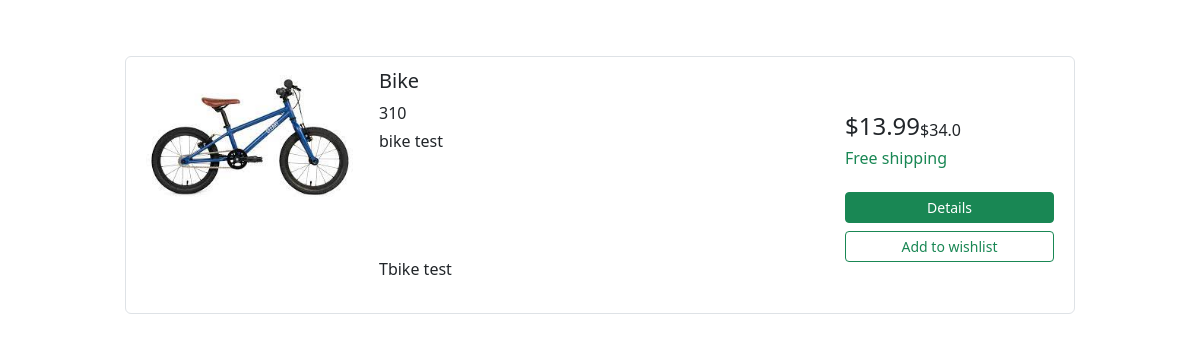
The page /search?category=2 on the database as committed earlier.
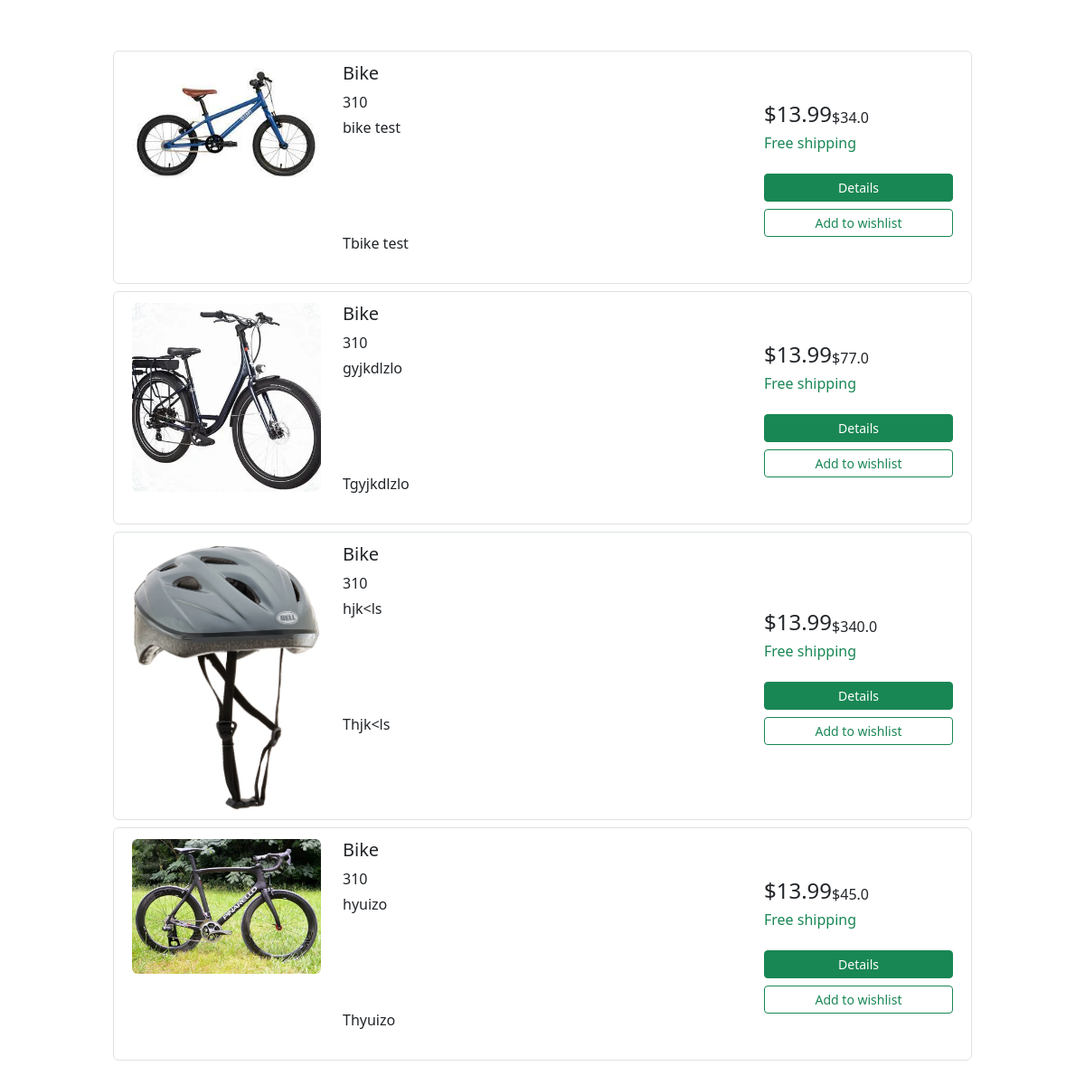
The same page on the database as committed later.
### products/models.py (models this page shows)
class Product(models.Model):
    owner = models.ForeignKey(SellerProfile, on_delete=models.CASCADE, default='')
    product_name = models.CharField(max_length=100, blank=False, default=None)
    description = models.TextField(blank=False)
    category = models.ForeignKey(Category, on_delete=models.CASCADE, default=None)
    product_image = models.ImageField(upload_to='products', blank=False)
    created_at = models.DateTimeField(auto_now_add=True)
    updated_at = models.DateTimeField(auto_now=True)
    current_price = models.FloatField()
    def __str__(self):
        return f"{self.product_name} - {self.current_price}"

### base/views.py (the view)
# urls.py: path('search', search, name='search')
def search(request):
    category_filter = CategoryFilter(request.GET, queryset=Product.objects.all())
    category_id = request.GET.get('category')
    print(f"Selected category_id: {category_id}")  # Debugging line
    if category_id:
        category = Category.objects.get(pk=category_id)
        category_filter = category_filter.qs.filter(category=category)
    print(f"Filtered products: {list(category_filter)}")
    return render(request, 'product_.html', {'filter': category_filter})

### products/templates/product_.html (shortened to what this page needs)
{% load bootstrap5 %}
{% bootstrap_css %}
<div class="container mt-5 mb-5">
    <div class="d-flex justify-content-center row">
        <div class="col-md-10">
            {% for product in filter %}
            <div class="row p-2 bg-white border rounded mt-2">
                <div class="col-md-3 mt-1"><img class="img-fluid img-responsive rounded product-image" src="{{ product.product_image.url }}"></div>
                <div class="col-md-6 mt-1">
                    <h5>{{ product.product_name }}</h5>
                    <div class="d-flex flex-row">
                        <div class="ratings mr-2"></div><span>310</span>
                    </div>
                    <div class="mt-1 mb-1 spec-1"><span>{{ product.description }}</span><span><br></span></div>
                    <div class="mt-1 mb-1 spec-1"><span><br></span></div>
                    <p class="text-justify text-truncate para mb-0">T{{ product.description }}<br><br></p>
                </div>
                <div class="align-items-center align-content-center col-md-3 border-left mt-1">
                    <div class="d-flex flex-row align-items-center">
                        <h4 class="mr-1">$13.99</h4><span class="strike-text">${{ product.current_price }}</span>
                    </div>
                    <h6 class="text-success">Free shipping</h6>
                    <div class="d-flex flex-column mt-4"><button class="btn btn-success btn-sm" type="button">Details</button><button class="btn btn-outline-success btn-sm mt-2" type="button">Add to wishlist</button></div>
                </div>
            </div>
            {% endfor %}
        </div>
    </div>
</div>

### products/templates/product_.html (style rules this page uses)
.spec-1 { height: 60px; overflow: hidden; }

Rows that differ between the two databases and show on the page:
added Product: product_image (picture), product_name "Bike", description "gyjkdlzlo", current_price "77.0"
added Product: product_image (picture), product_name "Bike", description "hjk<ls", current_price "340.0"
added Product: product_image (picture), product_name "Bike", description "hyuizo", current_price "45.0"
